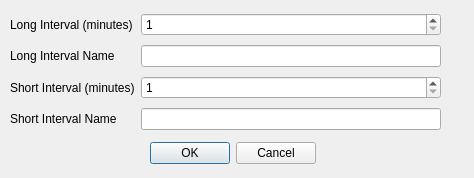
<?xml version="1.0" encoding="UTF-8"?>
<ui version="4.0">
 <class>Timer</class>
 <widget class="QDialog" name="Timer">
  <property name="geometry">
   <rect>
    <x>0</x>
    <y>0</y>
    <width>474</width>
    <height>178</height>
   </rect>
  </property>
  <property name="windowTitle">
   <string>EasyTimer Setup</string>
  </property>
  <widget class="QDialogButtonBox" name="buttonBox">
   <property name="geometry">
    <rect>
     <x>140</x>
     <y>140</y>
     <width>176</width>
     <height>27</height>
    </rect>
   </property>
   <property name="orientation">
    <enum>Qt::Horizontal</enum>
   </property>
   <property name="standardButtons">
    <set>QDialogButtonBox::Cancel|QDialogButtonBox::Ok</set>
   </property>
  </widget>
  <widget class="QWidget" name="layoutWidget">
   <property name="geometry">
    <rect>
     <x>10</x>
     <y>10</y>
     <width>431</width>
     <height>124</height>
    </rect>
   </property>
   <layout class="QGridLayout" name="gridLayout">
    <item row="0" column="1">
     <widget class="QSpinBox" name="FirstTime">
      <property name="layoutDirection">
       <enum>Qt::LeftToRight</enum>
      </property>
      <property name="buttonSymbols">
       <enum>QAbstractSpinBox::UpDownArrows</enum>
      </property>
      <property name="minimum">
       <number>1</number>
      </property>
      <property name="maximum">
       <number>1500</number>
      </property>
      <property name="singleStep">
       <number>5</number>
      </property>
     </widget>
    </item>
    <item row="1" column="0">
     <widget class="QLabel" name="FirstTextLabel">
      <property name="text">
       <string>Long Interval Name</string>
      </property>
      <property name="buddy">
       <cstring>FirstText</cstring>
      </property>
     </widget>
    </item>
    <item row="3" column="0">
     <widget class="QLabel" name="SecondTimeLabel">
      <property name="text">
       <string>Short Interval Name</string>
      </property>
      <property name="buddy">
       <cstring>FirstText</cstring>
      </property>
     </widget>
    </item>
    <item row="0" column="0">
     <widget class="QLabel" name="FirstTimeLabel">
      <property name="text">
       <string>Long Interval (minutes)</string>
      </property>
      <property name="buddy">
       <cstring>FirstTime</cstring>
      </property>
     </widget>
    </item>
    <item row="2" column="1">
     <widget class="QSpinBox" name="SecondTime">
      <property name="layoutDirection">
       <enum>Qt::LeftToRight</enum>
      </property>
      <property name="buttonSymbols">
       <enum>QAbstractSpinBox::UpDownArrows</enum>
      </property>
      <property name="minimum">
       <number>1</number>
      </property>
      <property name="maximum">
       <number>1500</number>
      </property>
      <property name="singleStep">
       <number>5</number>
      </property>
     </widget>
    </item>
    <item row="3" column="1">
     <widget class="QLineEdit" name="SecondText">
      <property name="text">
       <string/>
      </property>
     </widget>
    </item>
    <item row="2" column="0">
     <widget class="QLabel" name="SecondTextLabel">
      <property name="text">
       <string>Short Interval (minutes)</string>
      </property>
      <property name="buddy">
       <cstring>FirstTime</cstring>
      </property>
     </widget>
    </item>
    <item row="1" column="1">
     <widget class="QLineEdit" name="FirstText">
      <property name="text">
       <string/>
      </property>
     </widget>
    </item>
   </layout>
  </widget>
 </widget>
 <resources/>
 <connections>
  <connection>
   <sender>buttonBox</sender>
   <signal>rejected()</signal>
   <receiver>Timer</receiver>
   <slot>hide()</slot>
   <hints>
    <hint type="sourcelabel">
     <x>316</x>
     <y>260</y>
    </hint>
    <hint type="destinationlabel">
     <x>286</x>
     <y>274</y>
    </hint>
   </hints>
  </connection>
 </connections>
</ui>
